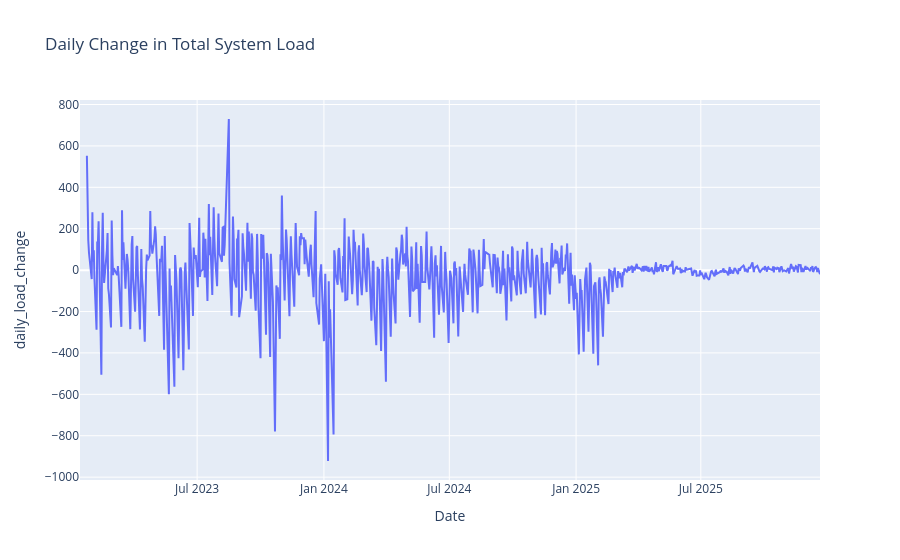

Write notebook code for a chart like this one.
### Code cell
fig = px.line(
    df,
    x="Date",
    y="daily_load_change",
    title="Daily Change in Total System Load"
)

fig.show()

### Figure 1 — Plotly figure (JSON) as saved in the notebook; plotly's stock layout.template omitted (floating-point values rounded to 4 significant figures; data arrays with more than 128 entries replaced by an {"elided": "..."} marker saying what was removed)
{"data": [{"hovertemplate": "Date=%{x}<br>daily_load_change=%{y}<extra></extra>", "legendgroup": "", "line": {"color": "#636efa", "dash": "solid"}, "marker": {"symbol": "circle"}, "mode": "lines", "name": "", "orientation": "v", "showlegend": false, "type": "scatter", "x": {"elided": "720 str values"}, "xaxis": "x", "y": {"elided": "720 float values"}, "yaxis": "y"}], "layout": {"legend": {"tracegroupgap": 0}, "title": {"text": "Daily Change in Total System Load"}, "xaxis": {"anchor": "y", "domain": [0, 1], "title": {"text": "Date"}}, "yaxis": {"anchor": "x", "domain": [0, 1], "title": {"text": "daily_load_change"}}}}
